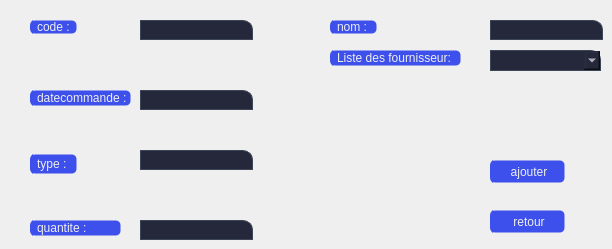
        <widget class="QWidget" name="tab">
         <attribute name="title">
          <string>ajouter</string>
         </attribute>
         <widget class="QLabel" name="label_6">
          <property name="geometry">
           <rect>
            <x>30</x>
            <y>20</y>
            <width>47</width>
            <height>14</height>
           </rect>
          </property>
          <property name="styleSheet">
           <string notr="true">QLabel {
background-image: url(C:/Users/HP/Documents/Health-application/icons/16x16/cil-folder-open.png);
	background-position: left center;

    background-repeat: no-repeat;

	border: 1px solid transparent;
color:rgb(238, 238, 238);
	border-radius: 5px;	
	background-color:#3d50eb;
border-left:4px solid #3d50eb;

}
QLabel:hover {
color:rgb(255, 255, 255);
		background-color: rgb(63, 84, 244);
}
QLabel:pressed {	
	border: 2px solid rgb(55, 74, 214) ;
}</string>
          </property>
          <property name="text">
           <string>code :</string>
          </property>
         </widget>
         <widget class="QLabel" name="label_37">
          <property name="geometry">
           <rect>
            <x>30</x>
            <y>90</y>
            <width>101</width>
            <height>16</height>
           </rect>
          </property>
          <property name="styleSheet">
           <string notr="true">QLabel {
background-image: url(C:/Users/HP/Documents/Health-application/icons/16x16/cil-folder-open.png);
	background-position: left center;

    background-repeat: no-repeat;

	border: 1px solid transparent;
color:rgb(238, 238, 238);
	border-radius: 5px;	
	background-color:#3d50eb;
border-left:4px solid #3d50eb;

}
QLabel:hover {
color:rgb(255, 255, 255);
		background-color: rgb(63, 84, 244);
}
QLabel:pressed {	
	border: 2px solid rgb(55, 74, 214) ;
}</string>
          </property>
          <property name="text">
           <string>datecommande :</string>
          </property>
         </widget>
         <widget class="QLabel" name="label_38">
          <property name="geometry">
           <rect>
            <x>30</x>
            <y>154</y>
            <width>47</width>
            <height>20</height>
           </rect>
          </property>
          <property name="styleSheet">
           <string notr="true">QLabel {
background-image: url(C:/Users/HP/Documents/Health-application/icons/16x16/cil-folder-open.png);
	background-position: left center;

    background-repeat: no-repeat;

	border: 1px solid transparent;
color:rgb(238, 238, 238);
	border-radius: 5px;	
	background-color:#3d50eb;
border-left:4px solid #3d50eb;

}
QLabel:hover {
color:rgb(255, 255, 255);
		background-color: rgb(63, 84, 244);
}
QLabel:pressed {	
	border: 2px solid rgb(55, 74, 214) ;
}</string>
          </property>
          <property name="text">
           <string>type :</string>
          </property>
         </widget>
         <widget class="QLabel" name="label_39">
          <property name="geometry">
           <rect>
            <x>30</x>
            <y>220</y>
            <width>91</width>
            <height>16</height>
           </rect>
          </property>
          <property name="styleSheet">
           <string notr="true">QLabel {
background-image: url(C:/Users/HP/Documents/Health-application/icons/16x16/cil-folder-open.png);
	background-position: left center;

    background-repeat: no-repeat;

	border: 1px solid transparent;
color:rgb(238, 238, 238);
	border-radius: 5px;	
	background-color:#3d50eb;
border-left:4px solid #3d50eb;

}
QLabel:hover {
color:rgb(255, 255, 255);
		background-color: rgb(63, 84, 244);
}
QLabel:pressed {	
	border: 2px solid rgb(55, 74, 214) ;
}</string>
          </property>
          <property name="text">
           <string>quantite :</string>
          </property>
         </widget>
         <widget class="QLabel" name="label_40">
          <property name="geometry">
           <rect>
            <x>330</x>
            <y>20</y>
            <width>47</width>
            <height>14</height>
           </rect>
          </property>
          <property name="styleSheet">
           <string notr="true">QLabel {
background-image: url(C:/Users/HP/Documents/Health-application/icons/16x16/cil-folder-open.png);
	background-position: left center;

    background-repeat: no-repeat;

	border: 1px solid transparent;
color:rgb(238, 238, 238);
	border-radius: 5px;	
	background-color:#3d50eb;
border-left:4px solid #3d50eb;

}
QLabel:hover {
color:rgb(255, 255, 255);
		background-color: rgb(63, 84, 244);
}
QLabel:pressed {	
	border: 2px solid rgb(55, 74, 214) ;
}</string>
          </property>
          <property name="text">
           <string>nom :</string>
          </property>
         </widget>
         <widget class="QLineEdit" name="lineEdit_code_commande">
          <property name="geometry">
           <rect>
            <x>140</x>
            <y>20</y>
            <width>113</width>
            <height>20</height>
           </rect>
          </property>
          <property name="styleSheet">
           <string notr="true">QLineEdit{
background-color:#25283b;

border:1px solid rgb(61, 70, 86);
color:rgb(255, 255, 255);
padding-left:16px;
border:1px solid rgb(61, 70, 86);
border-top-right-radius:10px;
border-down-right-radius:10px;
}
QLineEdit:focus{
border: 1px solid rgb(180, 180, 180);
}</string>
          </property>
         </widget>
         <widget class="QLineEdit" name="lineEdit_2_date_commande">
          <property name="geometry">
           <rect>
            <x>140</x>
            <y>90</y>
            <width>113</width>
            <height>20</height>
           </rect>
          </property>
          <property name="styleSheet">
           <string notr="true">QLineEdit{
background-color:#25283b;

border:1px solid rgb(61, 70, 86);
color:rgb(255, 255, 255);
padding-left:16px;
border:1px solid rgb(61, 70, 86);
border-top-right-radius:10px;
border-down-right-radius:10px;
}
QLineEdit:focus{
border: 1px solid rgb(180, 180, 180);
}</string>
          </property>
         </widget>
         <widget class="QLineEdit" name="lineEdit_3_type_commande">
          <property name="geometry">
           <rect>
            <x>140</x>
            <y>150</y>
            <width>113</width>
            <height>20</height>
           </rect>
          </property>
          <property name="styleSheet">
           <string notr="true">QLineEdit{
background-color:#25283b;

border:1px solid rgb(61, 70, 86);
color:rgb(255, 255, 255);
padding-left:16px;
border:1px solid rgb(61, 70, 86);
border-top-right-radius:10px;
border-down-right-radius:10px;
}
QLineEdit:focus{
border: 1px solid rgb(180, 180, 180);
}</string>
          </property>
         </widget>
         <widget class="QLineEdit" name="lineEdit_45_quantite_commande">
          <property name="geometry">
           <rect>
            <x>140</x>
            <y>220</y>
            <width>113</width>
            <height>20</height>
           </rect>
          </property>
          <property name="styleSheet">
           <string notr="true">QLineEdit{
background-color:#25283b;

border:1px solid rgb(61, 70, 86);
color:rgb(255, 255, 255);
padding-left:16px;
border:1px solid rgb(61, 70, 86);
border-top-right-radius:10px;
border-down-right-radius:10px;
}
QLineEdit:focus{
border: 1px solid rgb(180, 180, 180);
}</string>
          </property>
         </widget>
         <widget class="QLineEdit" name="lineEdit_5_nom_commande">
          <property name="geometry">
           <rect>
            <x>490</x>
            <y>20</y>
            <width>113</width>
            <height>20</height>
           </rect>
          </property>
          <property name="styleSheet">
           <string notr="true">QLineEdit{
background-color:#25283b;

border:1px solid rgb(61, 70, 86);
color:rgb(255, 255, 255);
padding-left:16px;
border:1px solid rgb(61, 70, 86);
border-top-right-radius:10px;
border-down-right-radius:10px;
}
QLineEdit:focus{
border: 1px solid rgb(180, 180, 180);
}</string>
          </property>
         </widget>
         <widget class="QPushButton" name="ajoutercommande">
          <property name="geometry">
           <rect>
            <x>490</x>
            <y>160</y>
            <width>75</width>
            <height>23</height>
           </rect>
          </property>
          <property name="styleSheet">
           <string notr="true">QPushButton {
background-image: url(C:/Users/HP/Documents/Health-application/icons/16x16/cil-folder-open.png);
	background-position: left center;

    background-repeat: no-repeat;

	border: 1px solid transparent;
color:rgb(238, 238, 238);
	border-radius: 5px;	
	background-color:#3d50eb;
border-left:4px solid #3d50eb;

}
QPushButton:hover {
color:rgb(255, 255, 255);
		background-color: rgb(63, 84, 244);
}
QPushButton:pressed {	
	border: 2px solid rgb(55, 74, 214) ;
}</string>
          </property>
          <property name="text">
           <string>ajouter</string>
          </property>
         </widget>
         <widget class="QPushButton" name="retour_menu_1">
          <property name="geometry">
           <rect>
            <x>490</x>
            <y>210</y>
            <width>75</width>
            <height>23</height>
           </rect>
          </property>
          <property name="styleSheet">
           <string notr="true">QPushButton {
background-image: url(C:/Users/HP/Documents/Health-application/icons/16x16/cil-folder-open.png);
	background-position: left center;

    background-repeat: no-repeat;

	border: 1px solid transparent;
color:rgb(238, 238, 238);
	border-radius: 5px;	
	background-color:#3d50eb;
border-left:4px solid #3d50eb;

}
QPushButton:hover {
color:rgb(255, 255, 255);
		background-color: rgb(63, 84, 244);
}
QPushButton:pressed {	
	border: 2px solid rgb(55, 74, 214) ;
}
</string>
          </property>
          <property name="text">
           <string>retour</string>
          </property>
         </widget>
         <widget class="QComboBox" name="liste_four_com">
          <property name="geometry">
           <rect>
            <x>490</x>
            <y>50</y>
            <width>111</width>
            <height>21</height>
           </rect>
          </property>
          <property name="styleSheet">
           <string notr="true">QComboBox{
background-color:#25283b;

border:1px solid rgb(61, 70, 86);
color:rgb(255, 255, 255);
padding-left:16px;
border:1px solid rgb(61, 70, 86);
border-top-right-radius:10px;
border-down-right-radius:10px;
padding: 1px 0px 1px 3px;

}
QComboBox:focus{
border: 1px solid rgb(180, 180, 180);
color:rgb(255, 255, 255);

}
QListView
{
  color: white;
}</string>
          </property>
         </widget>
         <widget class="QLabel" name="label_41">
          <property name="geometry">
           <rect>
            <x>330</x>
            <y>50</y>
            <width>131</width>
            <height>16</height>
           </rect>
          </property>
          <property name="styleSheet">
           <string notr="true">QLabel {
background-image: url(C:/Users/HP/Documents/Health-application/icons/16x16/cil-folder-open.png);
	background-position: left center;

    background-repeat: no-repeat;

	border: 1px solid transparent;
color:rgb(238, 238, 238);
	border-radius: 5px;	
	background-color:#3d50eb;
border-left:4px solid #3d50eb;

}
QLabel:hover {
color:rgb(255, 255, 255);
		background-color: rgb(63, 84, 244);
}
QLabel:pressed {	
	border: 2px solid rgb(55, 74, 214) ;
}</string>
          </property>
          <property name="text">
           <string>Liste des fournisseur:</string>
          </property>
         </widget>
        </widget>
